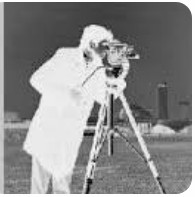
#> input picture avni/neg.jpg, 195 x 197 px
$ python 4.1.py
#> lines starting #> are read from the running program, lines starting #| are printed output that depends on the picture
import cv2
import numpy as np
img = cv2.imread('neg.jpg', cv2.IMREAD_GRAYSCALE)
#> img is the input picture: shape (197, 195); min 0, max 255, mean 139.7
if img is not None:
    negative = 255 - img
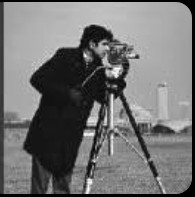
#> negative: shape (197, 195); min 0, max 255, mean 115.3
    combined = np.hstack((img, negative))
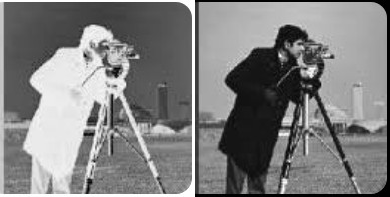
#> combined: shape (197, 390); min 0, max 255, mean 127.5
    cv2.imshow('CS25D015', combined)
    cv2.waitKey(0)
    cv2.destroyAllWindows()
else:
    print("Error: Image not found. Please check the file path.")

$ run again, with avni/Animal.jpg copied over avni/neg.jpg
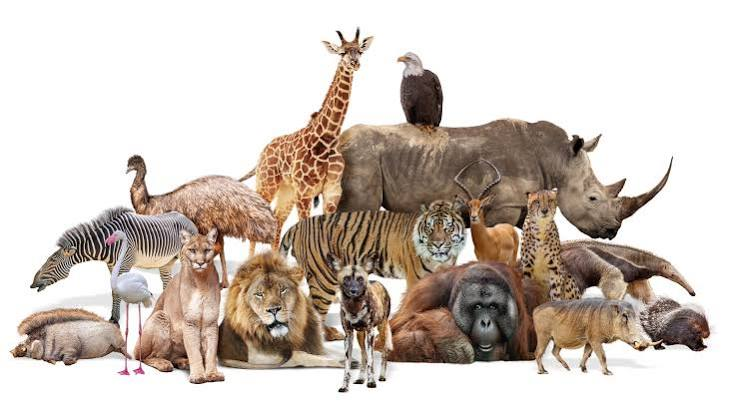
#> input picture avni/Animal.jpg, 738 x 414 px
#> `negative = 255 - img`:
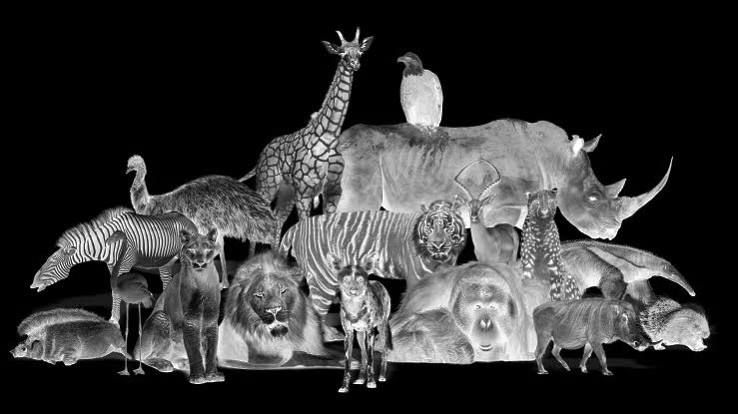
#> negative: shape (414, 738); min 0, max 255, mean 55.4
#> `combined = np.hstack((img, negative))`:
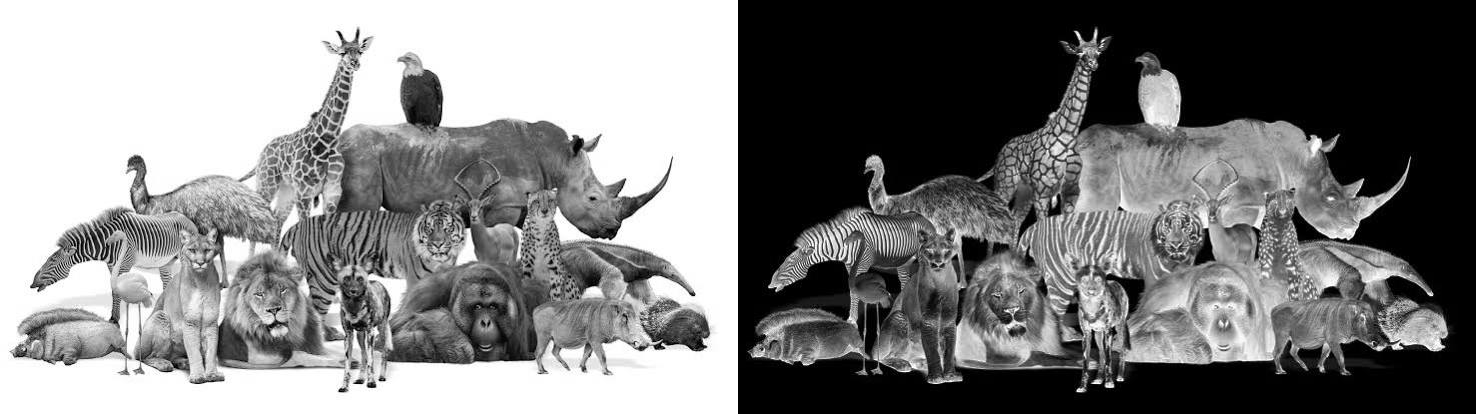
#> combined: shape (414, 1476); min 0, max 255, mean 127.5

$ run again, with avni/Laplacian sharpened_image.jpg copied over avni/neg.jpg
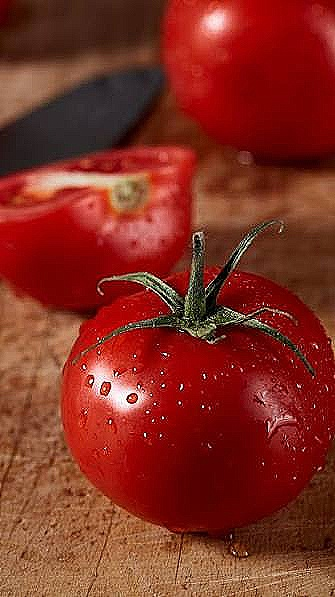
#> input picture avni/Laplacian sharpened_image.jpg, 335 x 597 px
#> `negative = 255 - img`:
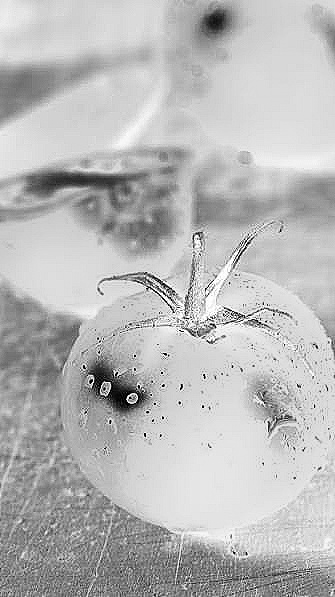
#> negative: shape (597, 335); min 0, max 255, mean 184.8
#> `combined = np.hstack((img, negative))`:
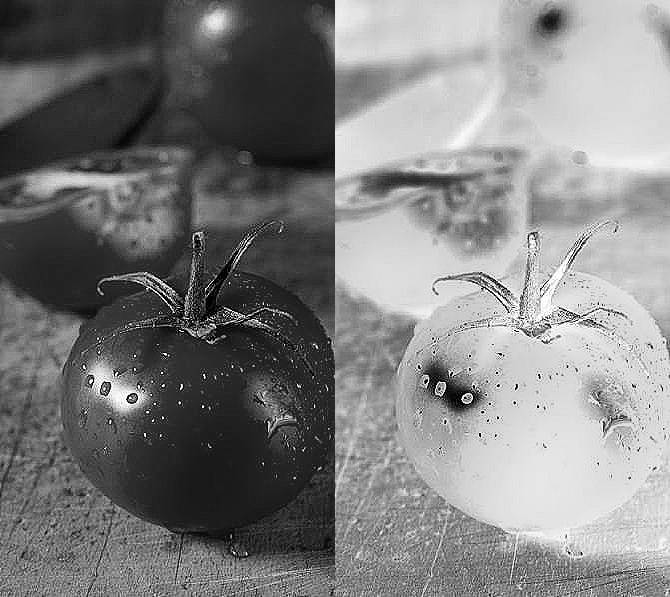
#> combined: shape (597, 670); min 0, max 255, mean 127.5
